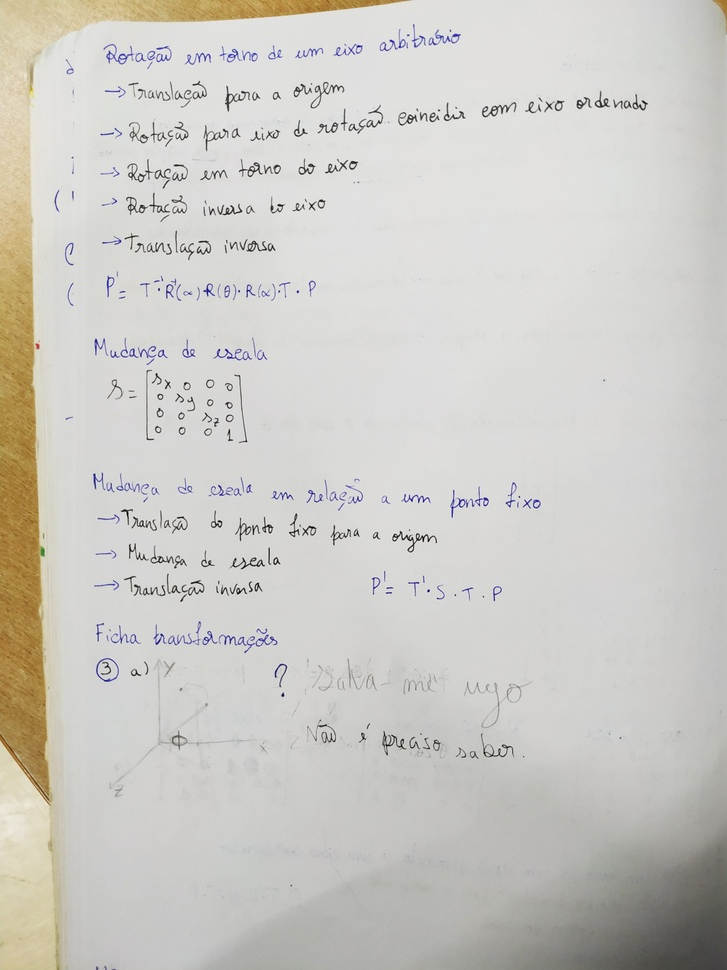
//> input picture 4 ano/1 semestre/CV/CV - Exame/Appoints/IMG_20200109_175934.jpg, 727 x 970 px, shrunk from 3024 x 4032 before the run, given in place of the camera
$ ./change_detector   (built with g++ and OpenCV 4)
//> lines starting //> are read from the running program, lines starting //| are printed output that depends on the picture; after the words box and inside, x2 and y2 are one past the last pixel; in counts of white or black regions, pixels touching at a corner belong together
#include <opencv2/core.hpp>
#include <opencv2/videoio.hpp>
#include <opencv2/highgui.hpp>
#include <opencv2/imgproc.hpp>
#include <opencv2/imgcodecs.hpp>
#include <opencv2/video.hpp>
#include <iostream>
#include <sstream>
#include <stdio.h>
#include <iostream>
using namespace std;

void absDiff();
void MOG2_KNN();
void initMOG2_KNN(bool MOG2);
void createOutput(cv::Mat);
void selectAlgorithm(cv::String);
void initCamera(int cameraIndex);

cv::VideoCapture capture;
cv::Ptr<cv::BackgroundSubtractor> pBackSub;
cv::Mat frame, out;
cv::Mat oldFrame;

char algorithm;
cv::String algorithmText;

int MIN_AREA = 500;
int UPDATE_RATE = 100;
int MOG2history = 500;
double MOG2varThreshold = 16.0;
int KNNhistory = 500;
double KNNdist2Threshold = 400.0;

int main(int argc, char *argv[]){
    initCamera(0);

    cout << "Press 'ESC'/'q' to quit, 'r' to restart old frame (Abs Diff Only), 1/2/3 for AbsDiff/MOG2/KNN algorithm" << endl << endl;

    selectAlgorithm("AbsDiff");

    capture >> oldFrame;
//> oldFrame is the input picture: 970 rows x 727 cols, CV_8UC3; mean B, G, R 197.4, 202.7, 204.4
    long nFrames = 0;

    while (true) {
        capture >> frame;

        if (frame.empty()) {
            cerr << "ERROR: Can't grab camera frame." << endl;
            break;
        }

        if (algorithm == 0){
            absDiff();
        }
        else{
            MOG2_KNN();
        }

        imshow("Frame", frame);
        imshow("Result", out);

        int key = cv::waitKey(1);
        if (key == 113 || key == 27) {
            cout << "Bye!" << endl;
            cv::destroyAllWindows();
            capture.release();
            break;
        }
        /* letter r */
        if (key == 114) {
            cout << "Reseting original frame (Abs diff only)" << endl;
            capture >> oldFrame;
        }
        /* number 1 */
        if (key == 49) {
            selectAlgorithm("AbsDiff");
            cv::destroyAllWindows();
        }
        /* number 2 */
        if (key == 50) {
            selectAlgorithm("MOG2");
            cv::destroyAllWindows();
        }
        /* number 3 */
        if (key == 51) {
            selectAlgorithm("KNN");
            cv::destroyAllWindows();
        }

        if (algorithm == 0) {
            nFrames++;
            imshow("Old Frame", oldFrame);
            if (nFrames % UPDATE_RATE == 0)            {
                capture >> oldFrame;
            }
        }
    }
}

/*  Based on:
 *  https://docs.opencv.org/3.4/d2/de8/group__core__array.html#ga6fef31bc8c4071cbc114a758a2b79c14
 *  https://answers.opencv.org/question/184025/detecting-change-in-previous-and-current-image-frame/
 *  https://stackoverflow.com/questions/44785958/opencv-detect-changes-between-two-photos-taken-by-different-time
 */

void absDiff() {
    cv::Mat oldFrameGray, frameGray;
    cv::cvtColor(oldFrame, oldFrameGray, CV_BGR2GRAY);
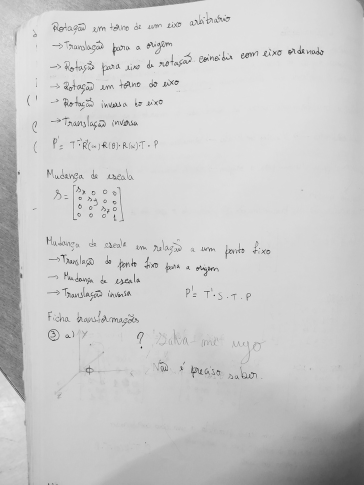
//> oldFrameGray: 970 rows x 727 cols, CV_8UC1 (shown at 1/2 size); min 0, max 249, mean 202.7
    cv::cvtColor(frame, frameGray, CV_BGR2GRAY);

    cv::Mat diff;
    cv::absdiff(oldFrameGray, frameGray, diff);
//> diff: 970 rows x 727 cols, CV_8UC1; every value is 0

    cv::Mat thresh;
    cv::threshold(diff, thresh, 25, 255, cv::THRESH_BINARY);

    createOutput(thresh);
}

/*  Based on:
 *  https://docs.opencv.org/3.4/d1/dc5/tutorial_background_subtraction.html
 *
 *  Based on:
 *  https://docs.opencv.org/3.1.0/db/d88/classcv_1_1BackgroundSubtractorKNN.html
 */
// [20 lines left out: functions MOG2_KNN, initMOG2_KNN, not called in this run]

void createOutput (cv::Mat thresh) {
    /* Based on:
     * https://docs.opencv.org/trunk/dd/d49/tutorial_py_contour_features.html
     * https://docs.opencv.org/trunk/d1/d32/tutorial_py_contour_properties.html
     * https://docs.opencv.org/2.4/modules/imgproc/doc/structural_analysis_and_shape_descriptors.html
    */

    vector<vector<cv::Point>> contours;
    vector<cv::Vec4i> hierarchy;
    cv::findContours(thresh, contours, hierarchy, cv::RETR_EXTERNAL , cv::CHAIN_APPROX_SIMPLE);
//> contours = 0 contours

    cv::cvtColor(frame, out, CV_BGR2GRAY);
    cv::String text = "No change";

    for (vector<cv::Point> cont: contours) {
        if (cv::contourArea(cont) < MIN_AREA) {
			continue;
        }

        cv::Rect box = boundingRect(cont);
        rectangle(out, box, cv::Scalar(255, 0, 0));
        text = "Detected change";
    }
//> this loop made 0 passes
    putText(out, algorithmText + " " + text.c_str(), cv::Point(15, 15), cv::FONT_HERSHEY_SIMPLEX, 0.5 , cv::Scalar(0,0,0));
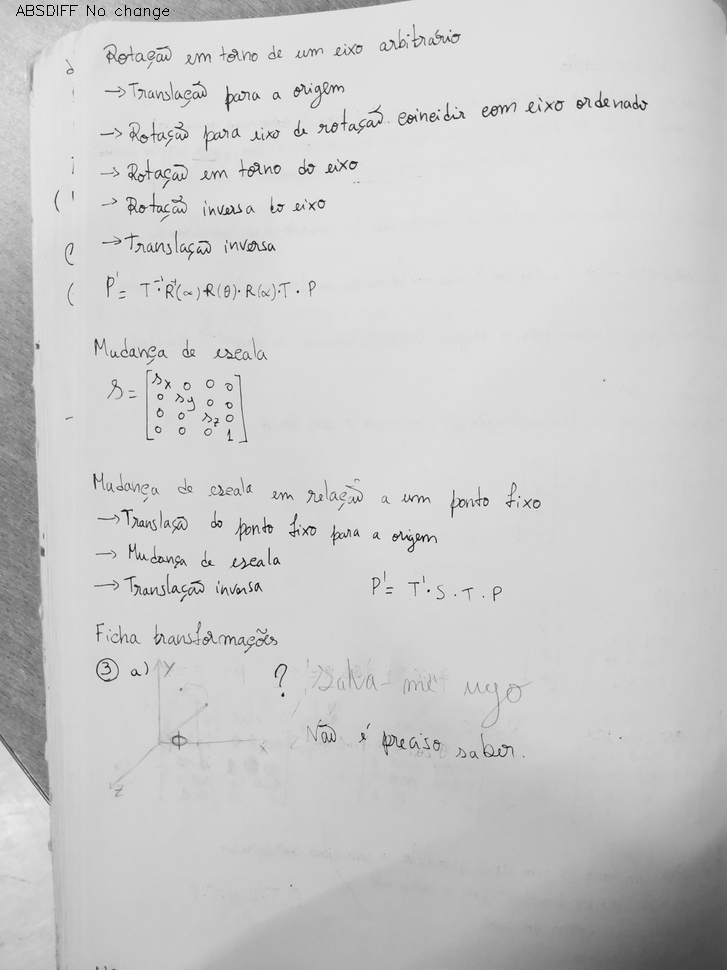
//> out: 970 rows x 727 cols, CV_8UC1; 0.05% of pixels changed, all inside (x1, y1, x2, y2) = (16, 5, 169, 20)
//> the Esc key is pressed
}

void selectAlgorithm (cv::String algorithmStr) {
    if (algorithmStr == "MOG2") {
        initMOG2_KNN(true);
        algorithm = 1;
        algorithmText = "MOG2";
    }
    else if (algorithmStr == "KNN") {
        initMOG2_KNN(false);
        algorithm = 1;
        algorithmText = "KNN";
    }
    else {
        cout << "Abs Diff version" << endl;
        algorithm = 0;
        algorithmText = "ABSDIFF";
    }
}

void initCamera (int cameraIndex) {
    capture = cv::VideoCapture(cameraIndex);
    if (!capture.isOpened()){
        cerr << "ERROR: Can't initialize camera capture" << endl;
        capture.release();
        exit(-1);
    }

    cout << "Frame " << capture.get(cv::CAP_PROP_FRAME_WIDTH) << " x ";
    cout << capture.get(cv::CAP_PROP_FRAME_HEIGHT);
    cout << ", FPS: " << capture.get(cv::CAP_PROP_FPS) << endl;
}

$ run again, on 4 ano/1 semestre/CV/CV - Exame/Appoints/IMG_20200109_175940.jpg
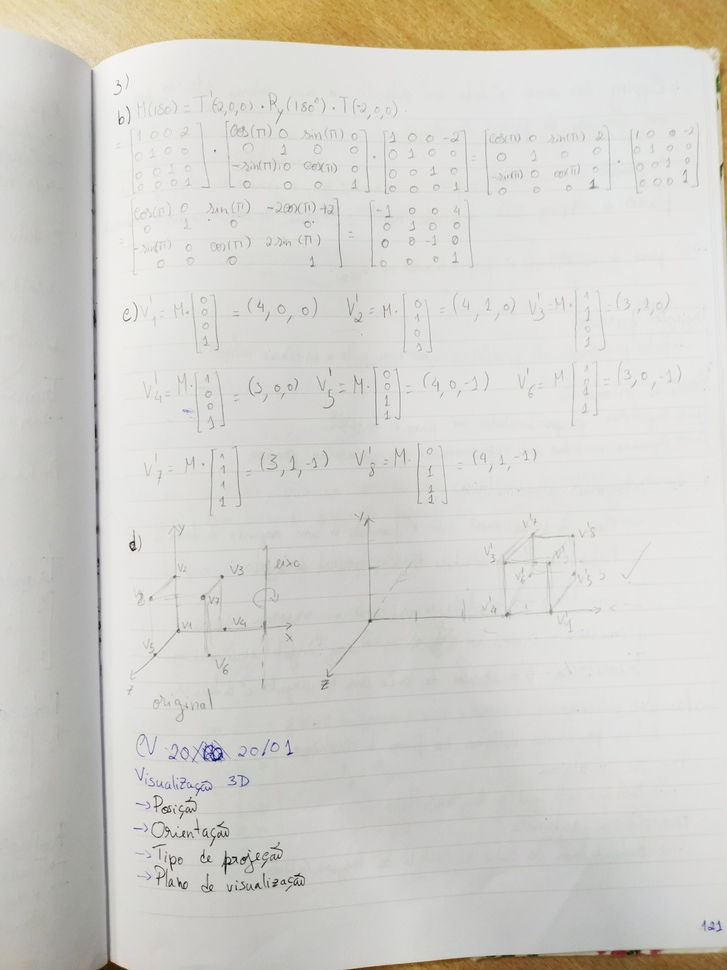
//> input picture 4 ano/1 semestre/CV/CV - Exame/Appoints/IMG_20200109_175940.jpg, 727 x 970 px, shrunk from 3024 x 4032 before the run, given in place of the camera
//> oldFrame is the input picture: 970 rows x 727 cols, CV_8UC3; mean B, G, R 202.3, 208.4, 210.3
//> in absDiff, `cv::cvtColor(oldFrame, oldFrameGray, CV_BGR2GRAY);`:
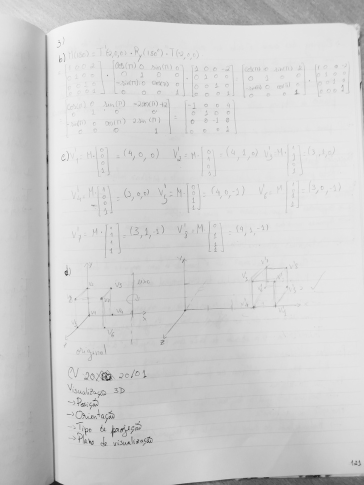
//> oldFrameGray: 970 rows x 727 cols, CV_8UC1 (shown at 1/2 size); min 8, max 251, mean 208.4
//> diff: 970 rows x 727 cols, CV_8UC1; every value is 0
//> contours = 0 contours
//> in createOutput, `putText(out, algorithmText + " " + text.c_str(), cv::Point(15, 15), cv..`:
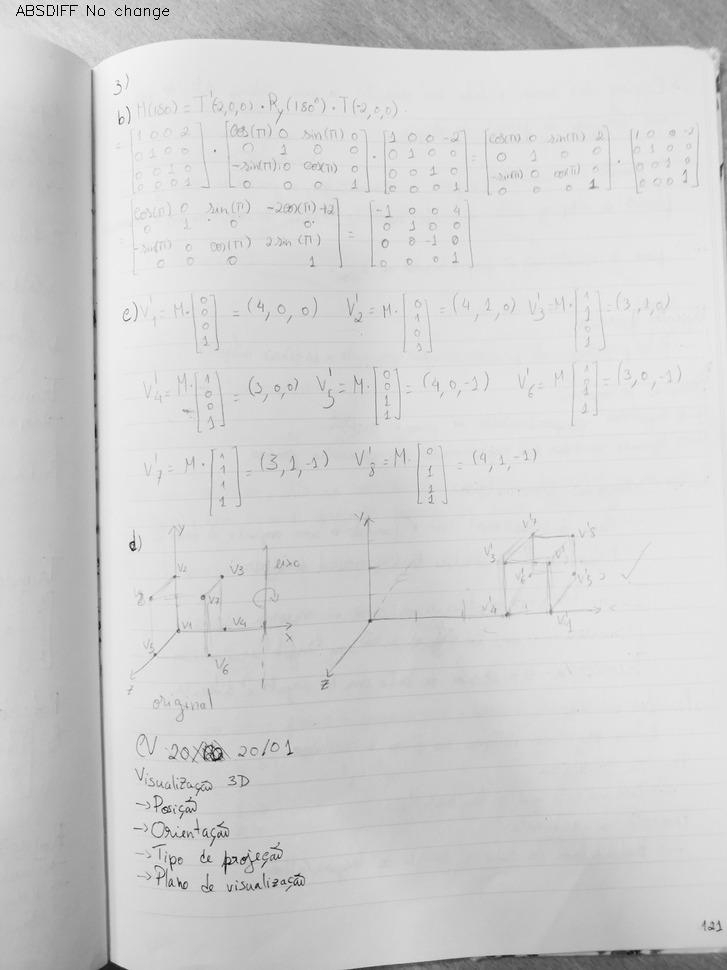
//> out: 970 rows x 727 cols, CV_8UC1; 0.05% of pixels changed, all inside (x1, y1, x2, y2) = (16, 5, 169, 20)

$ run again, on 4 ano/1 semestre/CV/CV - Exame/Appoints/IMG_20200109_175945.jpg
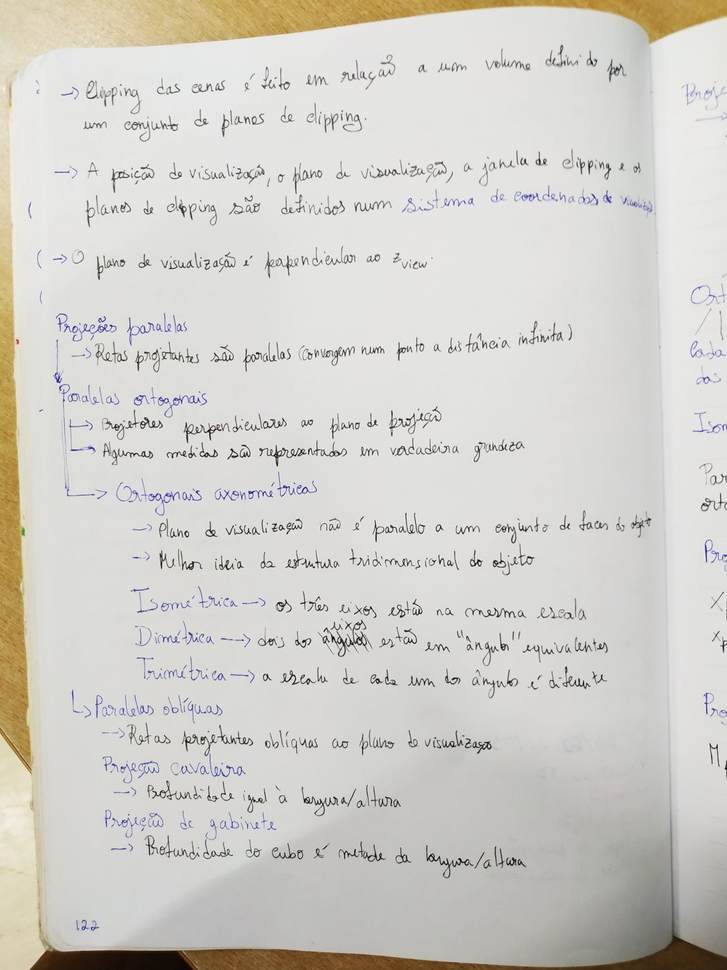
//> input picture 4 ano/1 semestre/CV/CV - Exame/Appoints/IMG_20200109_175945.jpg, 727 x 970 px, shrunk from 3024 x 4032 before the run, given in place of the camera
//> oldFrame is the input picture: 970 rows x 727 cols, CV_8UC3; mean B, G, R 201.7, 207.3, 209.3
//> in absDiff, `cv::cvtColor(oldFrame, oldFrameGray, CV_BGR2GRAY);`:
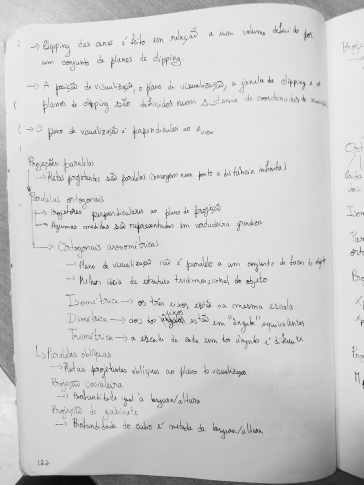
//> oldFrameGray: 970 rows x 727 cols, CV_8UC1 (shown at 1/2 size); min 0, max 255, mean 207.4
//> diff: 970 rows x 727 cols, CV_8UC1; every value is 0
//> contours = 0 contours
//> in createOutput, `putText(out, algorithmText + " " + text.c_str(), cv::Point(15, 15), cv..`:
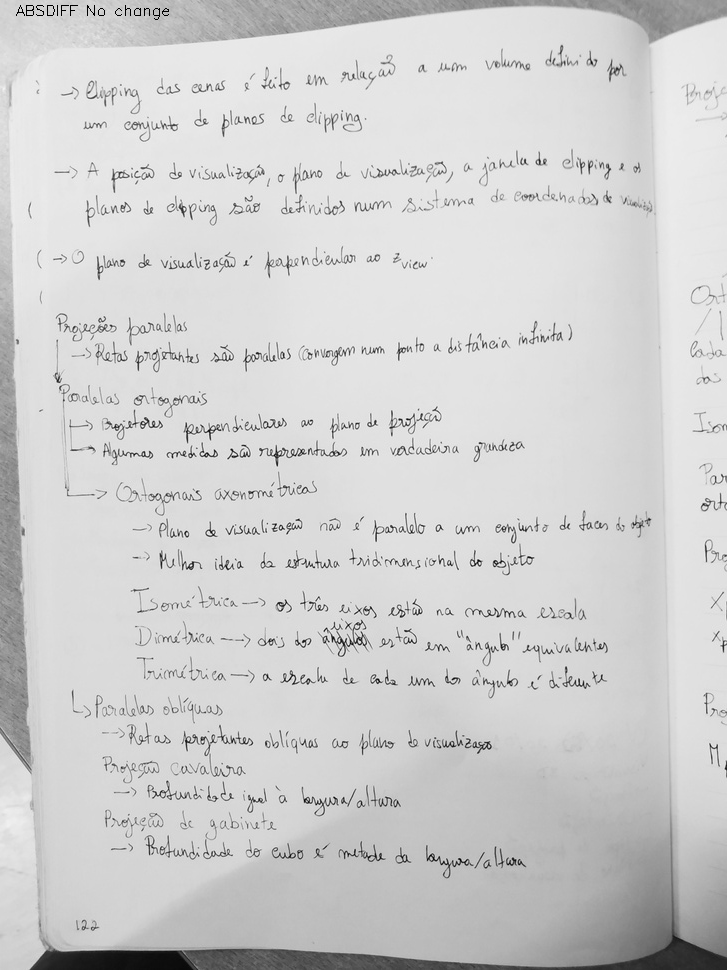
//> out: 970 rows x 727 cols, CV_8UC1; 0.05% of pixels changed, all inside (x1, y1, x2, y2) = (16, 5, 169, 20)
